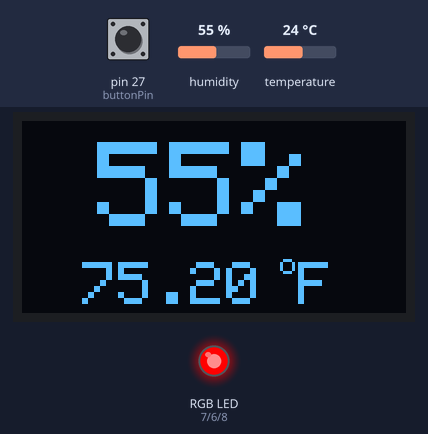
The sketch below on a simulated Arduino Mega 2560, built with avr-gcc and run on an emulated ATmega2560. Parts: 128×64 one-colour display, an RGB LED mixed from three pins (HIGH = lit). The inputs (shaded band) are chosen by the test bench; at power-on: pin 27 (buttonPin) LOW, humidity 55 %, temperature 24 °C. Dim RGB values are drawn brighter than linear.

Above: at 3.3 s.
3.4 s: pin 27 (buttonPin) pulled HIGH for 0.15 s
At 3.8 s:
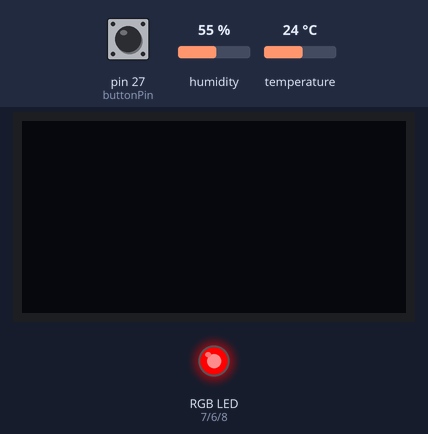
5.0 s: pin 27 (buttonPin) pulled HIGH for 1 s
At 5.5 s:
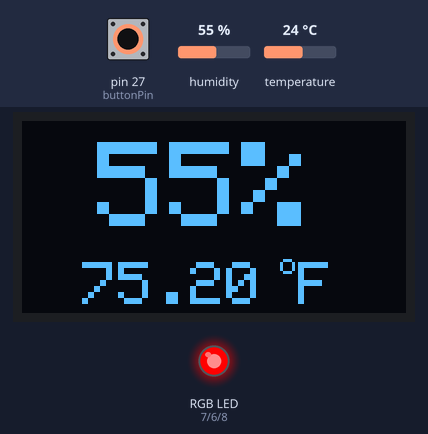
7.5 s: humidity set to 52 %
At 10.2 s:
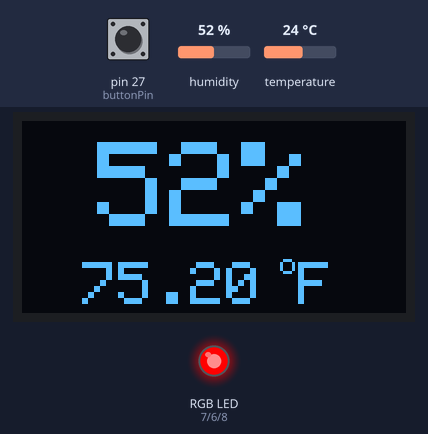
10.6 s: humidity set to 49 %
At 12.3 s:
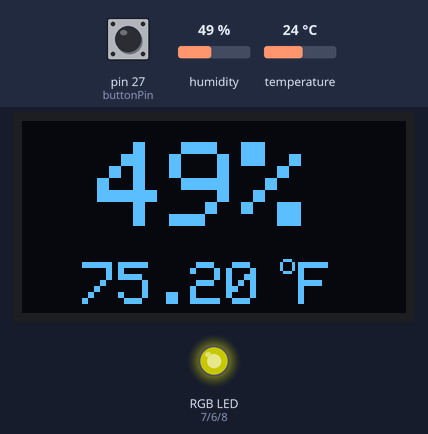
12.6 s: humidity set to 32 %
At 13.8 s:
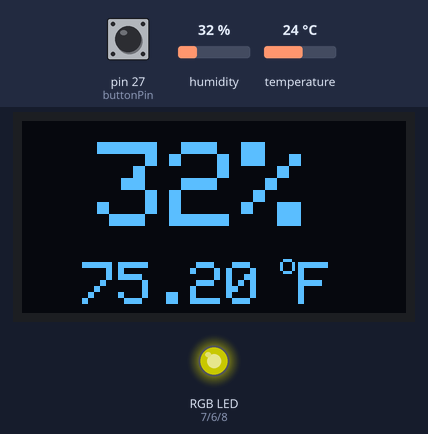
14.7 s: humidity set to 29 %
At 16.1 s:
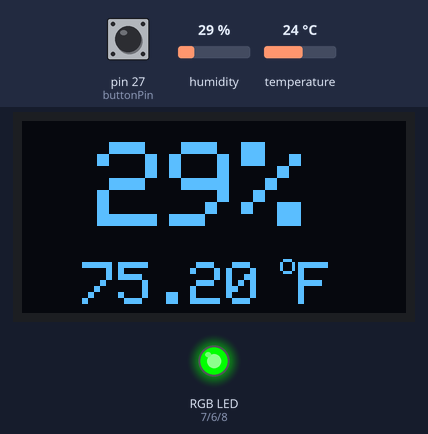
Timing chart, 0 to 17.7 s (numbered marks = the images above; inputs shaded):
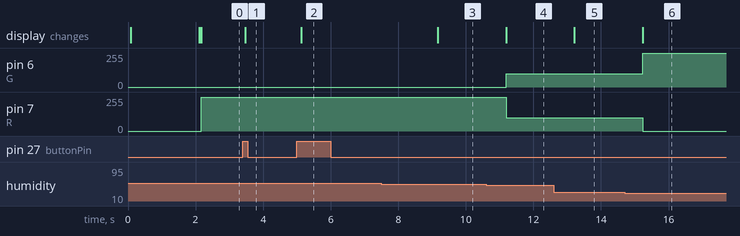

Measured:
- the behaviour switches between 51 and 50 % on humidity (found by bisection; images 3 and 4)
- the behaviour switches between 31 and 30 % on humidity (found by bisection; images 5 and 6)
- after the input at 3.4 s, the display: changes after 0.08 s (image 1)
- after the input at 5.0 s, the display: changes after 0.12 s (image 2)
- after the input at 7.5 s, the display: changes after 1.7 s (image 3)
- after the input at 10.6 s, pin 6 (G): 0/255 → 100/255 after 0.59 s; pin 7 (R): 255/255 → 100/255 after 0.59 s; the display: changes after 0.59 s (image 4)
- after the input at 12.6 s, the display: changes after 0.61 s (image 5)
- after the input at 14.7 s, pin 6 (G): 100/255 → 255/255 after 0.54 s; pin 7 (R): 100/255 → 0/255 after 0.54 s; the display: changes after 0.54 s (image 6)

The sketch:

Main.ino
```cpp
// Now turn this trash into treasure!
#include <DHT.h>
#include <Adafruit_SSD1306.h>
#include <Adafruit_GFX.h>
#include <Wire.h>
//define dht object
#define DHTPIN 28
#define DHTTYPE DHT11
DHT dht(DHTPIN, DHTTYPE);

//define screen object
Adafruit_SSD1306 display(128, 64);
//define rgb
#define G 6
#define R 7
#define B 8
//define button
#define buttonPin 27

// Global variables
float lastH;
float lastT;
bool displayOn = true;
bool ledOn = true;
int buttonState;
int lastButtonState = LOW;
unsigned long lastDebounceTime = 0;
unsigned long debounceDelay = 50;


void setup() {
  Serial1.begin(9600);
  Serial1.println("Initialized");
  pinMode(buttonPin, INPUT);
  //set rbg pins
  pinMode(R, OUTPUT);
  pinMode(G, OUTPUT);
  pinMode(B, OUTPUT);
  dht.begin();
  display.begin(SSD1306_SWITCHCAPVCC, 0x3C);
  display.clearDisplay();
  display.display();
  display.setTextSize(1);
  display.setTextColor(WHITE);
  display.setCursor(0, 0);
  display.println(F("Booting..."));
  display.display();
  delay(2000);
  display.setCursor(0, 20);
  display.println(F("Done!"));
  display.display();
}
void loop() {
  int reading = digitalRead(buttonPin);

  // Debounce the button press
  if (reading != lastButtonState) {
    lastDebounceTime = millis();
  }

 if ((millis() - lastDebounceTime) > debounceDelay) {
  if (reading != buttonState) {
    buttonState = reading;
    if (buttonState == HIGH) {
      displayOn = !displayOn;
      if (!displayOn) {
        display.clearDisplay();
        display.display();
      }
      else {
        lastT = 1;
      }
    }
  }
}

  lastButtonState = reading;

  if (displayOn) {
    float t = dht.readTemperature(true);
    float h = dht.readHumidity();

    if (isnan(h) || isnan(t)) {
      Serial1.println(F("Failed to read from DHT sensor!"));
      display.clearDisplay();
      display.println(F("ERROR 1"));
      display.display();
      return;
    }

    if (lastH != h || lastT != t) {
      lastH = h;
      lastT = t;

      Serial1.print(F("Humidity: "));
      Serial1.println(h);
      Serial1.print(F("Temperature: "));
      Serial1.println(t);

      display.clearDisplay();
      display.setTextSize(4);
      display.setCursor(25, 7);
      int hInt = static_cast<int>(round(h));
      display.print(hInt);
      display.println(F("%"));
      display.setCursor(20, 47);
      display.setTextSize(2);
      display.print(t);
      display.println(F(" F"));
      display.setTextSize(0);
      display.setCursor(86, 44);
      display.print("o");
      display.display();

      if (h > 50) {
        analogWrite(R, 255);
        analogWrite(G, 0);
        analogWrite(B, 0);
      } else if (h > 30) {
        analogWrite(R, 100);
        analogWrite(G, 100);
        analogWrite(B, 0);
      } else {
        analogWrite(R, 0);
        analogWrite(G, 255);
        analogWrite(B, 0);
      }
    }
  } else {
    display.clearDisplay();
    display.display();
  }
}
```
